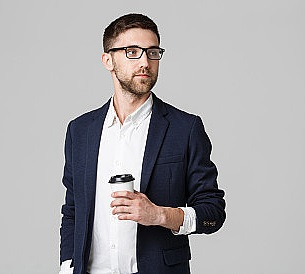
#> input picture test_imgs/human.jpg, 305 x 274 px
$ python noisify.py
#> lines starting #> are read from the running program, lines starting #| are printed output that depends on the picture
#> further down, img is the input picture: PIL image 305x274 RGB; mean R, G, B 169, 166.9, 168.5
# 给图片加上不同种类的噪声
from PIL import Image, ImageFilter

def add_gaussian_blur(img: Image.Image, x: int = None, y: int = None, width: int = None, height: int = None, radius: float = 5.0) -> Image.Image:
    """
    在指定矩形区域加上高斯模糊. 如果未指定坐标和宽高，则直接作用于全图.

    :param img: 原始 PIL Image 对象
    :param x: 矩形区域起点横坐标 (为None时默认从0开始)
    :param y: 矩形区域起点纵坐标 (为None时默认从0开始)
    :param width: 矩形区域的宽 (为None时默认直到图片边缘)
    :param height: 矩形区域的高 (为None时默认直到图片边缘)
    :param radius: 高斯模糊的程度(半径参数，值越大越模糊)
    :return: 处理后的新图片对象
    """
#> called with x = 100, y = 10, width = 80, height = 90, radius = 5
    result = img.copy()

    x = 0 if x is None else x
    y = 0 if y is None else y
    width = img.width if width is None else width
#> width = 80
    height = img.height if height is None else height
#> height = 90

    # 限制边界，防止越界
    x1, y1 = max(0, x), max(0, y)
    x2, y2 = min(img.width, x + width), min(img.height, y + height)
#> x2 = 180; y2 = 100

    if x1 >= x2 or y1 >= y2:
        return result  # 区域无效直接返回

    box = (x1, y1, x2, y2)
#> box = (100, 10, 180, 100)
    region = result.crop(box)
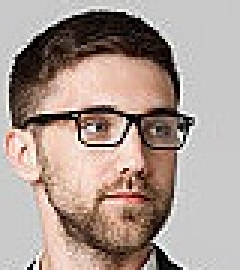
#> region: PIL image 80x90 RGB (shown 3 times larger); mean R, G, B 171.7, 154.9, 146.9

    # 应用高斯模糊
    region = region.filter(ImageFilter.GaussianBlur(radius=radius))
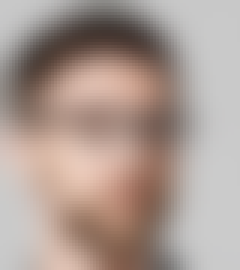
#> region: PIL image 80x90 RGB (shown 3 times larger); mean R, G, B 172, 155.2, 147.3

    result.paste(region, box)
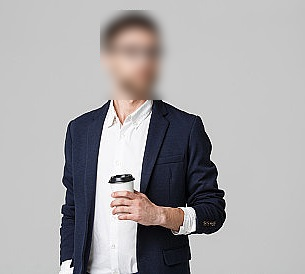
#> result: PIL image 305x274 RGB; mean R, G, B 169.1, 167, 168.5
    return result


def add_mosaic(img: Image.Image, x: int = None, y: int = None, width: int = None, height: int = None, pixel_size: int = 10) -> Image.Image:
    """
    在指定矩形区域加上马赛克模糊. 如果未指定坐标和宽高，则直接作用于全图.

    :param img: 原始 PIL Image 对象
    :param x: 矩形区域起点横坐标 (为None时默认从0开始)
    :param y: 矩形区域起点纵坐标 (为None时默认从0开始)
    :param width: 矩形区域的宽 (为None时默认直到图片边缘)
    :param height: 矩形区域的高 (为None时默认直到图片边缘)
    :param pixel_size: 马赛克方块的边长大小(程度参数，值越大马赛克越大)
    :return: 处理后的新图片对象
    """
#> called with x = 100, y = 10, width = 80, height = 90, pixel_size = 15
    result = img.copy()

    x = 0 if x is None else x
    y = 0 if y is None else y
    width = img.width if width is None else width
#> width = 80
    height = img.height if height is None else height
#> height = 90

    # 限制边界，防止越界
    x1, y1 = max(0, x), max(0, y)
    x2, y2 = min(img.width, x + width), min(img.height, y + height)
#> x2 = 180; y2 = 100

    if x1 >= x2 or y1 >= y2:
        return result  # 区域无效直接返回

    box = (x1, y1, x2, y2)
#> box = (100, 10, 180, 100)
    region = result.crop(box)
    real_width = x2 - x1
    real_height = y2 - y1

    # 兼容处理 PIL 版本常量
    resample_filter = getattr(Image, 'Resampling', Image).NEAREST

    # 实现马赛克: 先按比例缩小, 再用最近邻插值放大回原尺寸
    small_size = (max(1, real_width // pixel_size), max(1, real_height // pixel_size))
    region = region.resize(small_size, resample=resample_filter)
    region = region.resize((real_width, real_height), resample=resample_filter)
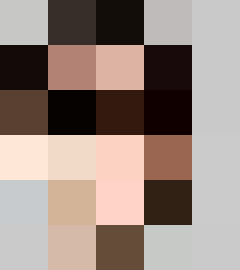
#> region: PIL image 80x90 RGB (shown 3 times larger); mean R, G, B 153.8, 137.6, 129.9

    result.paste(region, box)
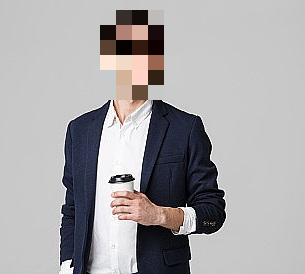
#> result: PIL image 305x274 RGB; mean R, G, B 167.5, 165.5, 167
    return result


if __name__ == '__main__':
    # 测试代码样例
    import os

    test_img_path = 'test_imgs/human.jpg'  # 替换为你的测试图片路径
    out_dir = 'test_imgs'

    if os.path.exists(test_img_path):
        img = Image.open(test_img_path).convert('RGB')

        # 测试 1: 加高斯模糊 (如起点在100,100，区域大小200x200，模糊半径10)
        blur_img = add_gaussian_blur(img, x=100, y=10, width=80, height=90, radius=5.0)
        blur_img.save(os.path.join(out_dir, 'human_blur_partial.jpg'))

        # 测试 2: 加马赛克 (如起点在300,100，区域大小200x200，马赛克块大小15)
        mosaic_img = add_mosaic(img, x=100, y=10, width=80, height=90, pixel_size=15)
        mosaic_img.save(os.path.join(out_dir, 'human_mosaic_partial.jpg'))

        # [6 lines of commented-out code are left out]

        print("测试图片生成完毕!")
